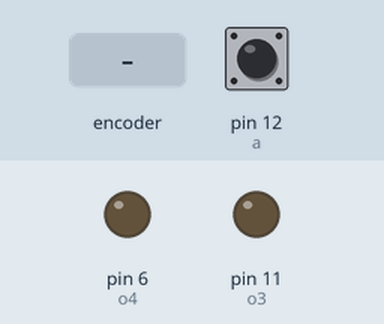
Simulated run of this sketch. Board: Arduino Uno, built with avr-gcc and run on an emulated ATmega328P. On the bench: output pins drawn as LEDs (lit = HIGH). The inputs (shaded band) are chosen by the test bench; at power-on: pin 12 (a) HIGH.

Above: at 1.2 s.
1.3 s: rotary encoder on pin 12 (a) / pin 7 (b) turned 1 step (first pin leading)
At 2.3 s:
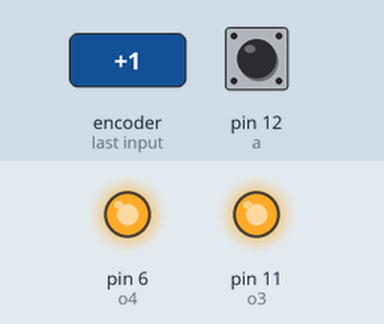
Timing chart, 0 to 4.3 s (numbered marks = the images above; inputs shaded):
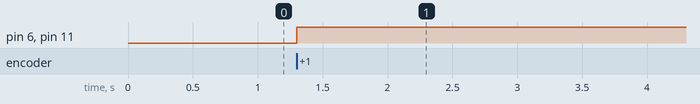

The sketch:

s3_final.ino
```cpp
int a=12;
int o3=11;
int g3=10;
int s3;

int b=7;
int o4=6;
int g4=5;
int s4;

void setup()
{
  pinMode(a,INPUT);
  pinMode(o3,OUTPUT);
  pinMode(g3,INPUT);

  digitalWrite(g3,HIGH);

  pinMode(b,INPUT);
  pinMode(o4,OUTPUT);
  pinMode(g4,INPUT);

  digitalWrite(g4,HIGH);
}

void loop()
{
  s3=digitalRead(a);
  if(s3==LOW)
  {
    digitalWrite(o3,HIGH);
    digitalWrite(g3,LOW);

  }

  s4=digitalRead(a);

  if(s4==LOW)
  {
    digitalWrite(o4,HIGH);
    digitalWrite(g4,LOW);
    digitalWrite(03,LOW);
  }

}
```

Measured:
- after the input at 1.3 s, pin 6 (o4), pin 11 (o3): LOW → HIGH at once
